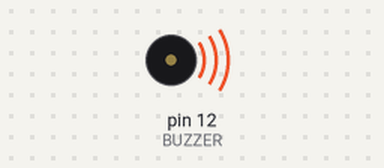
A sketch run on a simulated Arduino Uno, built with avr-gcc and run on an emulated ATmega328P. Shown: buzzer (waves = sounding).

Above: at 0.1 s.
At 16.8 s:
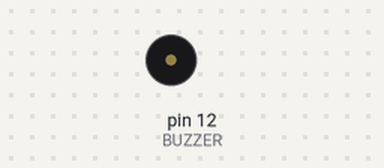
Timing chart, 0 to 18.3 s (numbered marks = the images above):
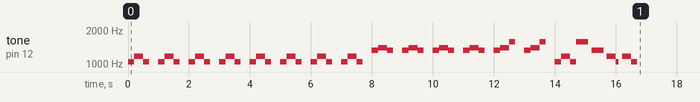

The sketch:

sketch_mar29b.ino
```cpp
#include <pitches.h>
#define BUZZER 12

void setup() {
  pinMode(BUZZER, OUTPUT);

  for(int i = 0; i < 8; i++) dae(NOTE_C6, NOTE_D6, NOTE_C6, 300);
  for(int i = 0; i < 4; i++) dae(NOTE_E6, NOTE_F6, NOTE_E6, 300);
  for(int i = 0; i < 2; i++) dae(NOTE_E6, NOTE_F6, NOTE_G6, 300);

  dae(NOTE_C6, NOTE_D6, NOTE_C6, 0); bakja();
}

void dae(int a, int b, int c, int d) {
  tone(BUZZER, a, 200);
  delay(200);

  tone(BUZZER, b, 300);
  delay(300);

  tone(BUZZER, c, 200);
  delay(200 + d);
}

void bakja() {
  tone(BUZZER, NOTE_G6, 400);
  delay(500);

  tone(BUZZER, NOTE_E6, 400);
  delay(500);

  tone(BUZZER, NOTE_D6, 300);
  delay(300);

  tone(BUZZER, NOTE_C6, 100);
  delay(200);

  tone(BUZZER, NOTE_D6, 300);
  delay(300);

  tone(BUZZER, NOTE_C6, 200);
  delay(200);
}

void loop() { }
```
